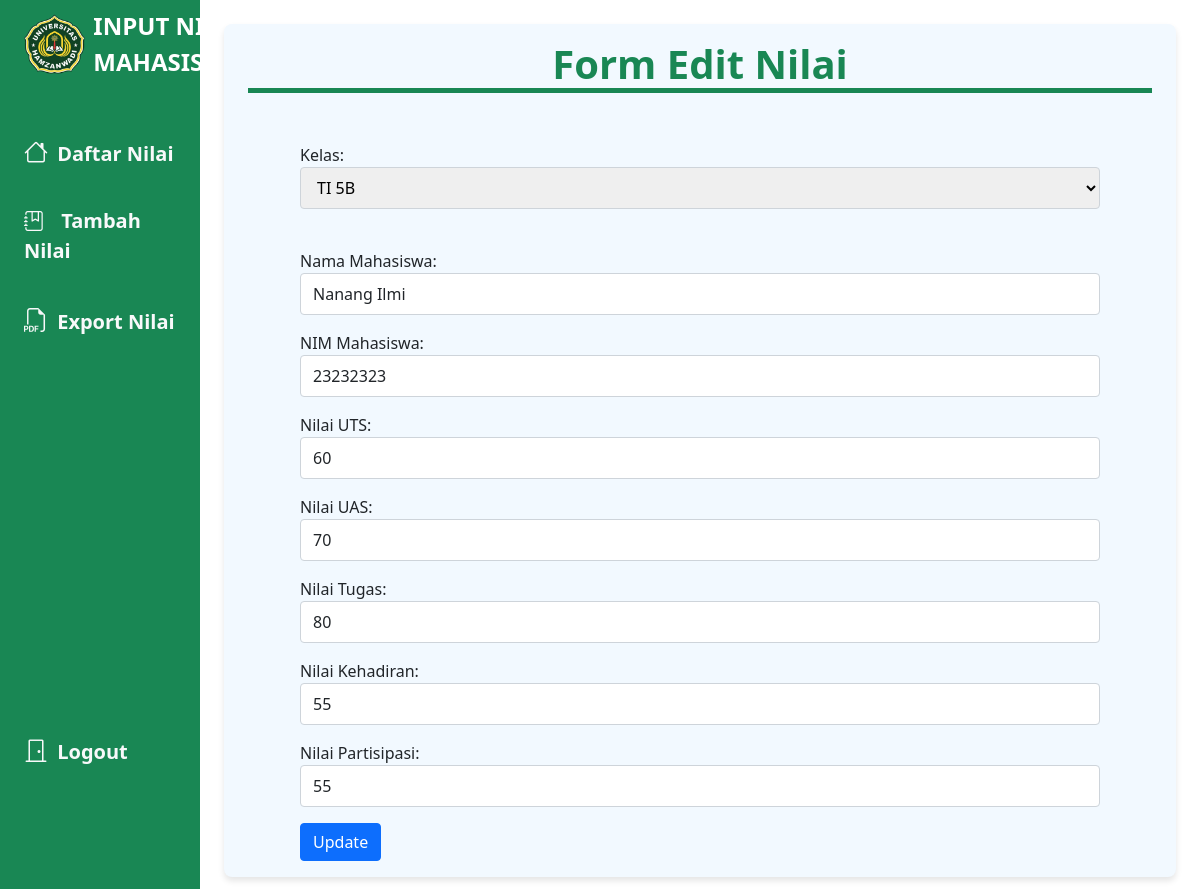
Page /component/edit.php?id=25 (signed in) on the committed database.
### tables this page shows
CREATE TABLE `mahasiswa` (
  `id` int NOT NULL,
  `nama_mahasiswa` varchar(255) NOT NULL,
  `nim` varchar(255) NOT NULL,
  `kelas` text NOT NULL,
  `uts` varchar(255) NOT NULL,
  `uas` varchar(255) NOT NULL,
  `tugas` varchar(255) NOT NULL,
  `kehadiran` varchar(255) NOT NULL,
  `partisipasi` varchar(255) NOT NULL
);

### component/edit.php (the view, shortened to what this page needs)
<?php
require('../config/koneksi.php');
$id = $_GET['id'];
$sql = "SELECT * FROM mahasiswa WHERE id = $id";
$result = $koneksi->query($sql);
if ($result->num_rows > 0) {
    $data = $result->fetch_assoc();
} else {
    echo "Data tidak ditemukan!";
    exit;
}
?>
<!DOCTYPE html>
<html lang="en">
<head>
    <link rel="stylesheet" href="../style/style.css">
    <link href="https://cdn.jsdelivr.net/npm/bootstrap@5.0.2/dist/css/bootstrap.min.css" rel="stylesheet"
>
    <link rel="stylesheet" href="https://cdn.jsdelivr.net/npm/bootstrap-icons@1.11.3/font/bootstrap-icons.min.css">
</head>
<body>
    <div class="container-fluid">
        <div class="row flex-nowrap">
            <div class="col-auto col-md-3 col-xl-2 px-sm-2 px-0 bg-success">
                <div class="d-flex flex-column align-items-center align-items-sm-start px-3 pt-2 text-white min-vh-100">
                    <a href="#"
                        class="d-flex align-items-center pb-3 mb-md-0 me-md-auto text-white text-decoration-none">
                        <img class="img" src="../img/logo.png" alt="">
                        <span class="fs-4 d-none d-sm-inline"><b>INPUT NILAI MAHASISWA</b></span>
                    </a>
                    <ul class="nav nav-pills flex-column mb-sm-auto mb-0 align-items-center align-items-sm-start"
                        id="menu">
                        <li class="nav-item">
                            <a href="dashboard.php" class="nav-link align-middle px-0 text-light fs-5">
                                <i class="fs-4 bi-house"></i> <span class="ms-1 d-none d-sm-inline">Daftar Nilai</span>
                            </a>
                        </li>
                        <li class="nav-item">
                            <a href="create.php" class="nav-link align-middle px-0 text-light fs-5">
                                <i class="bi bi-journal-bookmark fs-5"></i> <span class="ms-1 d-none d-sm-inline">Tambah
                                    Nilai</span>
                            </a>
                        </li>
                        <li>
                            <a href="exportpdf.php" class="nav-link px-0 align-middle px-0 text-light fs-5">
                                <i class=" fs-4 bi bi-filetype-pdf"></i> <span class="ms-1 d-none d-sm-inline">Export
                                    Nilai</span></a>
                        </li>
                    </ul>
                    <div class="dropdown pb-4">
                        <b>
                            <a href="../login.php" class="nav-link px-0 align-middle px-0 text-light fs-5">
                                <i class="fs-4 bi bi-door-closed"></i> <span
                                    class="ms-1 d-none d-sm-inline">Logout</span></a>
                        </b>
                    </div>
                </div>
            </div>
            <div class="col py-3">
                <h1 class="jdl">Form Edit Nilai</h1>
                <div class="mx-auto">
                    <form action="" method="POST">
                        <div class="mb-3">
                            <label>Kelas:</label>
                            <select id="kelasSelect" name="daftar_kelas" required>
                                <option value="TI 5B" <?= $data['kelas'] == 'TI 5B' ? 'selected' : '' ?>>TI 5B</option>
                            </select><br><br>
                        </div>
                        <div class="mb-3">
                            <label>Nama Mahasiswa:</label>
                            <input type="text" name="nama_mahasiswa" class="form-control" required
                                value="<?= $data['nama_mahasiswa'] ?>">
                        </div>
                        <div class="mb-3">
                            <label>NIM Mahasiswa:</label>
                            <input type="text" name="nim" class="form-control" required value="<?= $data['nim'] ?>">
                        </div>
                        <div class="mb-3">
                            <label>Nilai UTS:</label>
                            <input type="text" name="uts" class="form-control" required value="<?= $data['uts'] ?>">
                        </div>
                        <div class="mb-3">
                            <label>Nilai UAS:</label>
                            <input type="text" name="uas" class="form-control" required value="<?= $data['uas'] ?>">
                        </div>
                        <div class="mb-3">
                            <label>Nilai Tugas:</label>
                            <input type="text" name="tugas" class="form-control" required value="<?= $data['tugas'] ?>">
                        </div>
                        <div class="mb-3">
                            <label>Nilai Kehadiran:</label>
                            <input type="text" name="kehadiran" class="form-control" required
                                value="<?= $data['kehadiran'] ?>">
                        </div>
                        <div class="mb-3">
                            <label>Nilai Partisipasi:</label>
                            <input type="text" name="partisipasi" class="form-control" required
                                value="<?= $data['partisipasi'] ?>">
                        </div>
                        <button type="submit" name="submit" class="btn btn-primary">Update</button>
                    </form>
                </div>
            </div>
        </div>
    </div>
</body>
</html>

### style/style.css (style rules this page uses)
* { margin: 0; padding: 0; }
.img { width: 100px; margin-right: 10px; }
ul#menu { margin-top: 30px; }
ul li a { margin-bottom: 20px; }
.jdl { font-size: 2.5rem; color: #198754; text-align: center; margin-bottom: 50px; font-weight: bold; border-bottom: 5px solid #198754; }
.mx-auto { width: 800px; }
.bg-success { background-color: #198754 !important; }
.nav-link { color: #e9ecef !important; transition: color 0.3s, background-color 0.3s; }
.nav-item .bi { margin-right: 8px; }
.img { max-height: 60px; margin-right: 8px; }
.fs-5 { font-size: 1.25rem; font-weight: 600; }
.col.py-3 { background-color: #F2F9FF; border-radius: 8px; box-shadow: 0 4px 6px rgba(0, 0, 0, 0.1); padding: 24px; margin: 24px; }
h1 { font-size: 1.75rem; color: #198754; text-align: center; margin-bottom: 20px; }
select, input[type="text"] { border: 1px solid #ced4da; border-radius: 4px; padding: 8px 12px; width: 100%; margin-bottom: 16px; transition: border-color 0.3s, box-shadow 0.3s; }
button { background-color: #198754; color: #fff; border: none; border-radius: 4px; padding: 10px 16px; transition: background-color 0.3s, transform 0.2s; }

### rows in the picture
mahasiswa: daftar_kelas "TI 5B", nama_mahasiswa "Nanang Ilmi", nim "23232323", uts "60", uas "70", tugas "80", kehadiran "55", partisipasi "55"
